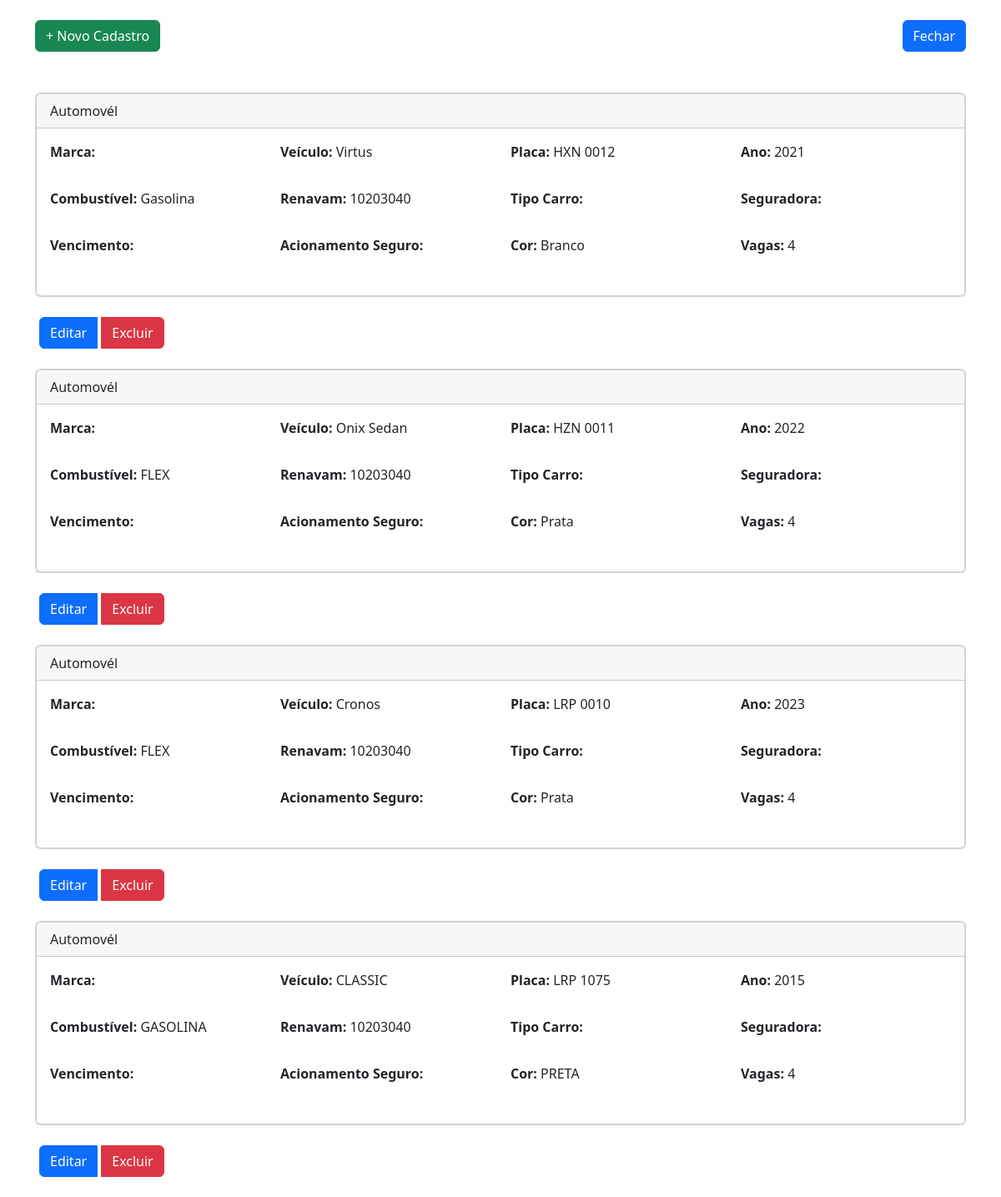
The app's page /App/views/user/CarroView/indexCarro.php, older data.
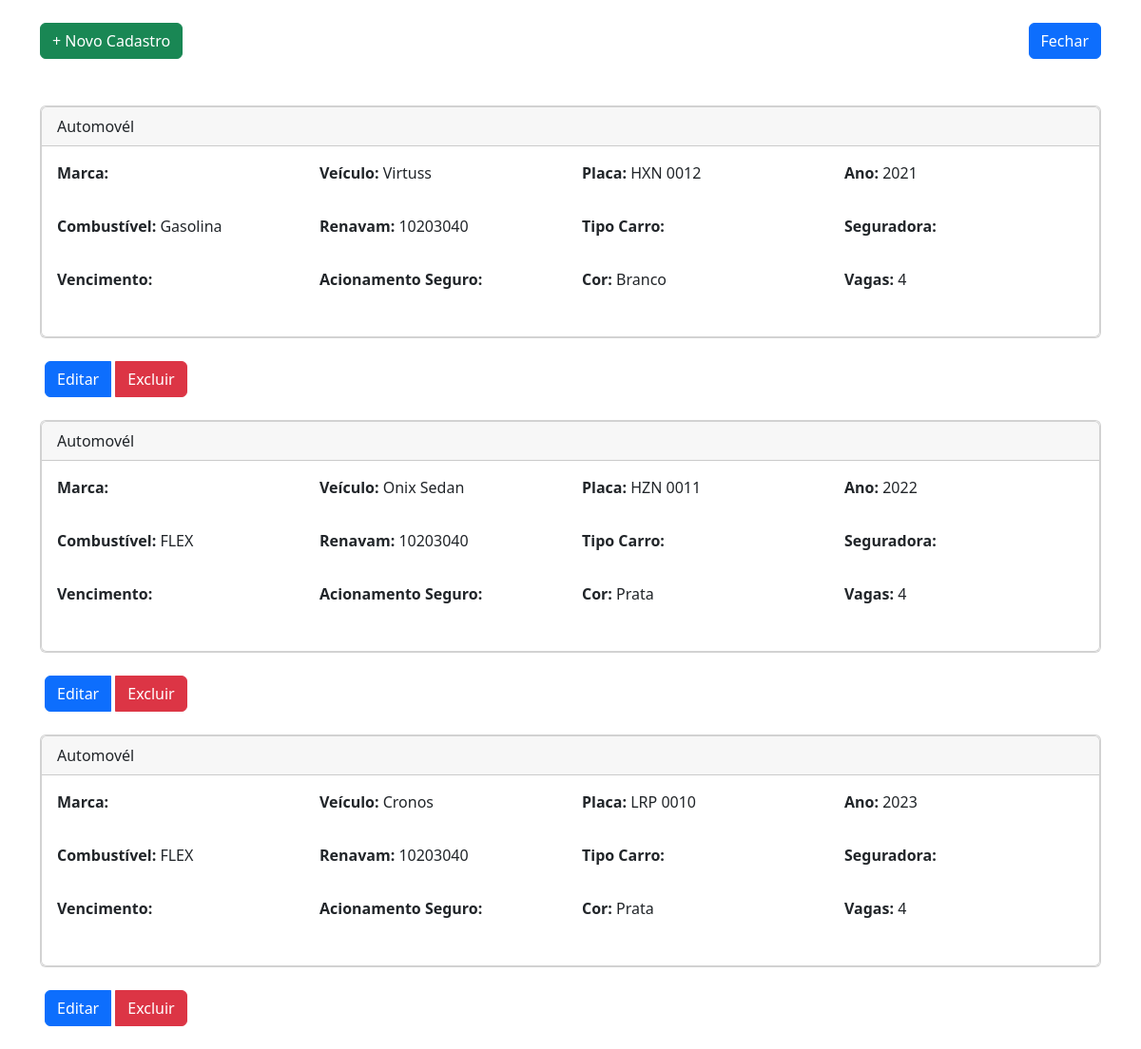
The same page, newer data.
### tables this page shows
CREATE TABLE IF NOT EXISTS `carros` (
  `id` int NOT NULL AUTO_INCREMENT,
  `modelo` varchar(50) NOT NULL,
  `placa` varchar(10) NOT NULL,
  `renavam` varchar(15) NOT NULL,
  `ano` year NOT NULL,
  `cor` varchar(10) NOT NULL,
  `combustivel` varchar(15) NOT NULL,
  `vagas` int NOT NULL,
  `created` datetime NOT NULL,
  `modified` datetime DEFAULT NULL,
  PRIMARY KEY (`id`)
);

### App/config/conexao.php (called while the page is built, shortened)
<?php
class Banco
{
    protected $mysqli;
    private function conexao($servidor, $usuario, $senha, $banco)
    {
        try {
            $this->mysqli = new mysqli($servidor, $usuario, $senha, $banco);
        } catch (Exception $e) {
            die($e->getMessage());
        }
    }
    public function getConexao()
    {
        return $this->mysqli;
    }
}
?>

### App/controllers/Carro/CarroListarController.php (called while the page is built)
<?php
require_once (__DIR__ ."/../../models/CarroModel.php");
class listarCarro{
    private $listar;
    public function __construct(){
        $this->listar = new Carro();
        $this -> listarTodos();
    }
    public function listarTodos(){
        return $this -> listar->listarCarros();
    }
}

### App/models/CarroModel.php (called while the page is built, shortened)
<?php
require_once (__DIR__ ."/../dao/CarroDAO.php");
class Carro extends Banco {
    private $carroDAO;
    public function __construct()
    {
        $this->carroDAO=new CarroDAO();
    }
    public  function listarCarros()
    {
        return $this->carroDAO->getCarro();
    }
}
?>

### App/dao/CarroDAO.php (called while the page is built, shortened)
<?php
require_once(__DIR__ . "/../config/conexao.php");
class CarroDAO
{
    protected $conexao;
    public function __construct()
    {
        $this->conexao = new Banco();
    }
    public function getCarro()
    {
        try {
            $stmt = $this->conexao->getConexao()->prepare("SELECT * FROM carros ORDER BY id DESC");
            $stmt->execute();
            $result = $stmt->get_result();
            $carros = [];
            while ($row = $result->fetch_array(MYSQLI_ASSOC)) {
                $carros[] = $row;
            }
            return $carros;
        } catch (Exception $e) {
            echo "Erro ao listar carros: " . $e->getMessage();
            return [];
        }
    }
}
?>

### App/views/user/CarroView/indexCarro.php (the view, shortened to what the changed rows need)
<?php
require_once("../../../controllers/Carro/CarroListarController.php");
$controller = new listarCarro();
$row = $controller->listarTodos();
?>
<!DOCTYPE html>
<html lang="en">
<head>
    <link href="https://cdn.jsdelivr.net/npm/bootstrap@5.2.1/dist/css/bootstrap.min.css" rel="stylesheet"
>
</head>
<body>
<div class="container">
    <?php foreach ($row as $value): ?>
        <div class="card mb-4">
            <div class="card">
            <div class="card-header">Automovél</div>
                <div class="card-body">
                    <div class="row mb-3">
                    <div class="col-md-3">
                        <p><strong>Marca:</strong> </p>
                    </div>
                       <div class="col-md-3">
                        <p><strong>Veículo:</strong> <?php echo $value['modelo']; ?></p>
                        </div>
                        <div class="col-md-3">
                            <p><strong>Placa:</strong> <?php echo $value['placa']; ?></p>
                        </div>
                        <div class="col-md-3">
                            <p><strong>Ano:</strong> <?php echo $value['ano']; ?></p>
                        </div>
                    </div>
                    <div class="row mb-3">
                        <div class="col-md-3">
                          <p><strong>Combustível:</strong> <?php echo $value['combustivel']; ?></p>
                        </div>
                       <div class="col-md-3">
                          <p><strong>Renavam:</strong> <?php echo $value['renavam']; ?></p>
                       </div>
                        <div class="col-md-3">
                            <p><strong>Tipo Carro:</strong> </p>
                        </div>
                        <div class="col-md-3">
                            <p><strong>Seguradora:</strong> </p>
                        </div>
                    </div>
                    <div class="row mb-3">
                        <div class="col-md-3">
                            <p><strong>Vencimento:</strong> </p>
                        </div>
                        <div class="col-md-3">
                            <p><strong>Acionamento Seguro:</strong> </p>
                        </div>
                        <div class="col-md-3">
                            <p><strong>Cor:</strong> <?php echo $value['cor']; ?></p>
                        </div>
                        <div class="col-md-3">
                            <p><strong>Vagas:</strong> <?php echo $value['vagas']; ?></p>
                        </div>
                    </div>
                </div>
              </div>
                </div>
                <div class="row">
                    <div class="col-md-9 text-right">
                    <div class="btn-group">
                            <a class="btn btn-primary" style="margin-left: 5px; margin-right: 5px;" href="../../user/CarroView/editarCarro.php?id=<?php echo $value['id']; ?>">Editar</a>
                            <a class="btn btn-danger" href="../../../controllers/Carro/CarroDeletarController.php?id=<?php echo $value['id']; ?>">Excluir</a>
                        </div>
                    </div>
                </div>
        <br>
    <?php endforeach; ?>
</div>
</body>
</html>

Row changes from the older to the newer data that the page shows:
removed carros: modelo "CLASSIC", placa "LRP 1075", ano "2015", combustivel "GASOLINA", renavam "10203040", cor "PRETA", vagas "4"
changed carros "HXN 0012": modelo "Virtus" → "Virtuss"
